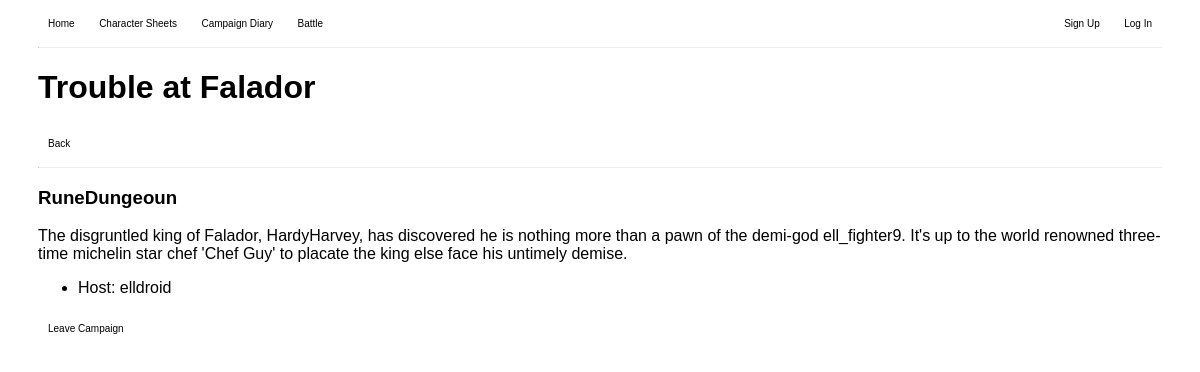
/accounts/5/, run on an earlier commit of the app's database.
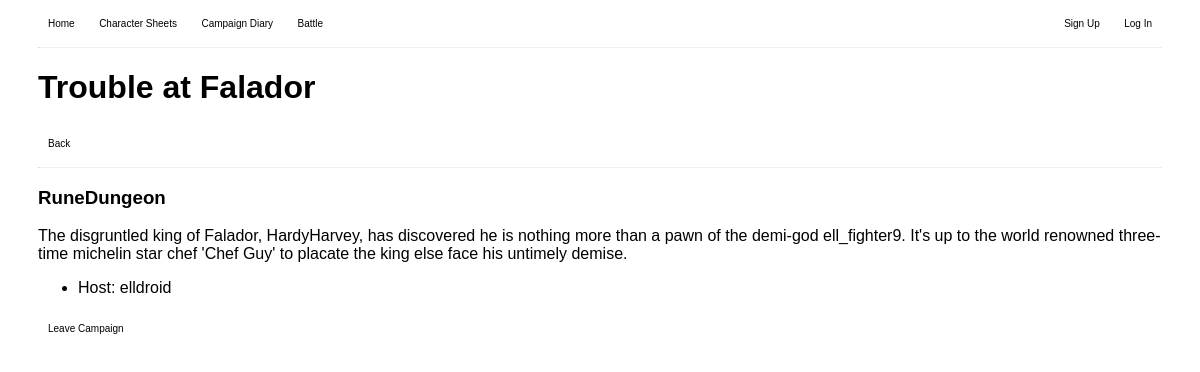
And on a later commit of the database.
### accounts/models.py (models this page shows, shortened)
class Campaign(models.Model):
    name = models.CharField(max_length = 50)
    system = models.CharField(max_length=50)
    premise = models.TextField()
    key = models.CharField(max_length=50, default=generate_random_key, unique=True)
    users = models.ManyToManyField(User, related_name='campaigns')
    host = models.ForeignKey(User, on_delete=models.CASCADE, related_name='hosted_campaigns')
    class Meta:
        db_table = 'blog_campaign'

### accounts/views.py (the view)
# urls.py: path("<int:pk>/", CampaignDetailView.as_view(), name='Campaign Detail'),
class CampaignDetailView(DetailView):
    model = Campaign
    template_name = "campaign_detail.html"

### accounts/templates/campaign_detail.html (shortened to what this page needs)
<!DOCTYPE html>
<html>
    <head>
    </head>
    <body>
        {% extends "base.html" %}
        {% block content %}
        <div>
            <h1>{{ campaign.name }}</h1>
            <a href="{% url 'Campaigns' %}"><button>Back</button></a>
            <hr>
        </div>
        <div>
            <h3>{{ campaign.system }}</h3>
            <p>{{ campaign.premise }}</p>
            <ul>
                <li>Host: {{ campaign.host.username }}</li>
            </ul>
            {% if campaign.host == request.user %}
            <h3>Campaign key: {{ campaign.key }}</h3>
            <a href="{% url 'Edit Campaign' campaign.pk %}"><button>Edit Campaign</button></a>
            <a href="{% url 'Delete Campaign' campaign.pk %}"><button>Delete Campaign</button></a>
            {% else %}
                <a href="{% url 'Leave Campaign' campaign.pk %}"><button>Leave Campaign</button></a>
            {% endif %}
        </div>
        {% endblock %}

What changed in the data, as far as the page shows it:
changed Campaign "Trouble at Falador": system "RuneDungeoun" → "RuneDungeon"
